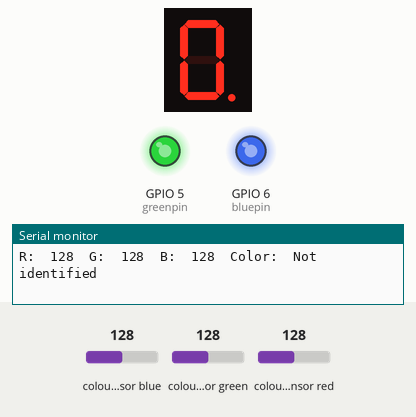
This sketch was run on a simulated ESP32-S3. On the bench: 1-digit seven-segment display, output pins drawn as LEDs (lit = HIGH), the last lines printed to the serial monitor. Wiring (inferred from the names in the program): 1-digit 7-segment display, segments lit when HIGH: segments GPIO 13, GPIO 12, GPIO 11, GPIO 10, GPIO 9, GPIO 8, GPIO 7, GPIO 3. The inputs (shaded band) are chosen by the test bench; at power-on: colour sensor blue 128, colour sensor green 128, colour sensor red 128. The segment pins are drawn as the display they are named for; pins used as bus, display or sensor lines are not drawn.

Above: at 1.2 s.
1.3 s: colour sensor blue set to 191
At 2.5 s:
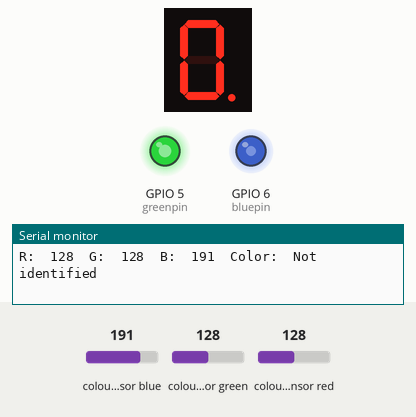
2.8 s: colour sensor green set to 191
At 4.0 s:
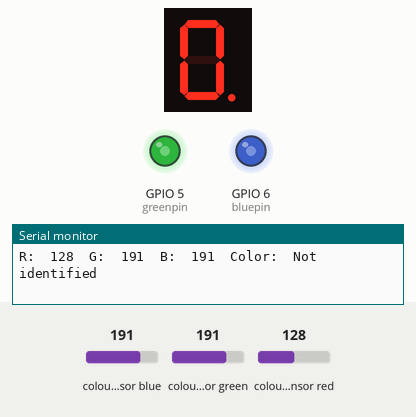
4.3 s: colour sensor blue set to 5
At 5.5 s:
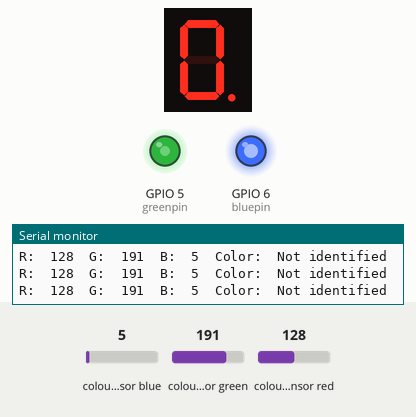
5.8 s: colour sensor green set to 250
At 7.0 s:
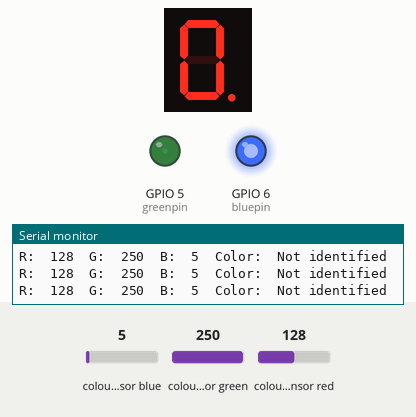
7.3 s: colour sensor red set to 102
8.8 s: colour sensor red set to 97
At 9.1 s:
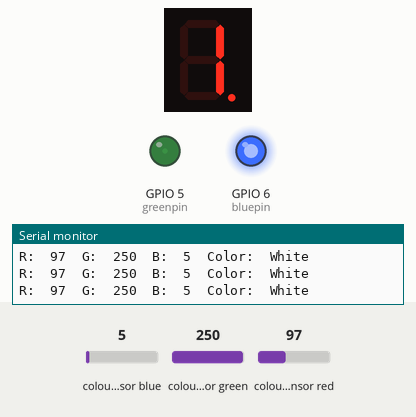
Timing chart, 0 to 11.3 s (numbered marks = the images above; inputs shaded):
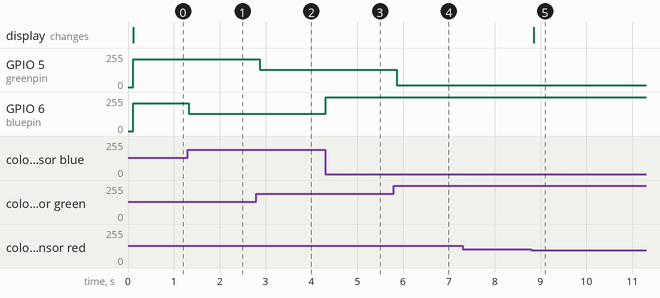

Measured:
- after the input at 1.3 s, GPIO 6 (bluepin): 208/255 → 130/255 at once
- after the input at 2.8 s, GPIO 5 (greenpin): 208/255 → 130/255 after 0.08 s
- after the input at 4.3 s, GPIO 6 (bluepin): 130/255 → 253/255 at once
- after the input at 5.8 s, GPIO 5 (greenpin): 130/255 → 12/255 after 0.06 s
- after the input at 8.8 s, the display: changes after 0.05 s (image 5)

The sketch:

color_detector.ino
```cpp
#include <Wire.h>
#include "Adafruit_TCS34725.h"

// Pick analog outputs, for the UNO these three work well
// use ~560  ohm resistor between Red & Blue, ~1K for green (its brighter)
#define redpin 3
#define greenpin 5
#define bluepin 6
// for a common anode LED, connect the common pin to +5V
// for common cathode, connect the common to ground

// set to false if using a common cathode LED
#define commonAnode true

// our RGB -> eye-recognized gamma color
byte gammatable[256];


Adafruit_TCS34725 tcs = Adafruit_TCS34725(TCS34725_INTEGRATIONTIME_50MS, TCS34725_GAIN_4X);

void setup() {
  pinMode(13, OUTPUT);
  pinMode(12, OUTPUT);
  pinMode(11, OUTPUT);
  pinMode(10, OUTPUT);
  pinMode(9, OUTPUT);
  pinMode(8, OUTPUT);
  pinMode(7, OUTPUT);
  Serial.begin(9600);
  //Serial.println("Color View Test!");

  if (tcs.begin()) {
    //Serial.println("Found sensor");
  } else {
    Serial.println("No TCS34725 found ... check your connections");
    while (1); // halt!
  }

  // use these three pins to drive an LED
#if defined(ARDUINO_ARCH_ESP32)
  ledcAttachPin(redpin, 1);
  ledcSetup(1, 12000, 8);
  ledcAttachPin(greenpin, 2);
  ledcSetup(2, 12000, 8);
  ledcAttachPin(bluepin, 3);
  ledcSetup(3, 12000, 8);
#else
  pinMode(redpin, OUTPUT);
  pinMode(greenpin, OUTPUT);
  pinMode(bluepin, OUTPUT);
#endif

  // thanks PhilB for this gamma table!
  // it helps convert RGB colors to what humans see
  for (int i=0; i<256; i++) {
    float x = i;
    x /= 255;
    x = pow(x, 2.5);
    x *= 255;

    if (commonAnode) {
      gammatable[i] = 255 - x;
    } else {
      gammatable[i] = x;
    }
    //Serial.println(gammatable[i]);
  }
}
int pinA = 13;
int pinB = 12;
int pinC = 11;
int pinD = 10;
int pinE = 9;
int pinF = 8;
int pinG = 7;

int t = 1000;

// The commented out code in loop is example of getRawData with clear value.
// Processing example colorview.pde can work with this kind of data too, but It requires manual conversion to
// [0-255] RGB value. You can still uncomments parts of colorview.pde and play with clear value.
void loop() {

  float red, green, blue;

  tcs.setInterrupt(false);  // turn on LED

  delay(60);  // takes 50ms to read

  tcs.getRGB(&red, &green, &blue);

  tcs.setInterrupt(true);  // turn off LED

  Serial.print("R:\t"); Serial.print(int(red));
  Serial.print("\tG:\t"); Serial.print(int(green));
  Serial.print("\tB:\t"); Serial.print(int(blue));

  if(red>100 && green<70 && blue<70){
    Serial.print("\tColor:\t"); Serial.print("Red");
    display(2);
  }else if(green>100 && red<70 && blue<70){
    Serial.print("\tColor:\t"); Serial.print("Green");
    display(3);
  }  else if(blue>100 && red<70 && green<100){
    Serial.print("\tColor:\t"); Serial.print("Blue");
    display(4);
  }  else if(blue<100 && red<100 && green<100){
    Serial.print("\tColor:\t"); Serial.print("Black");
    display(5);
  }  else if(blue<100 && red<100 && green>100){
    Serial.print("\tColor:\t"); Serial.print("White");
    display(1);
  }else {
    Serial.print("\tColor:\t"); Serial.print("Not identified");
    display(0);
  }

//  Serial.print("\t");
//  Serial.print((int)red, HEX); Serial.print((int)green, HEX); Serial.print((int)blue, HEX);
  Serial.print("\n");

//  uint16_t red, green, blue, clear;
//
//  tcs.setInterrupt(false);  // turn on LED
//
//  delay(60);  // takes 50ms to read
//
//  tcs.getRawData(&red, &green, &blue, &clear);
//
//  tcs.setInterrupt(true);  // turn off LED
//
//  Serial.print("C:\t"); Serial.print(int(clear));
//  Serial.print("R:\t"); Serial.print(int(red));
//  Serial.print("\tG:\t"); Serial.print(int(green));
//  Serial.print("\tB:\t"); Serial.print(int(blue));
//  Serial.println();


#if defined(ARDUINO_ARCH_ESP32)
  ledcWrite(1, gammatable[(int)red]);
  ledcWrite(2, gammatable[(int)green]);
  ledcWrite(3, gammatable[(int)blue]);
#else
  analogWrite(redpin, gammatable[(int)red]);
  analogWrite(greenpin, gammatable[(int)green]);
  analogWrite(bluepin, gammatable[(int)blue]);
#endif
}

void display(int number){
  digitalWrite(pinA,0);
  digitalWrite(pinB,0);
  digitalWrite(pinC,0);
  digitalWrite(pinD,0);
  digitalWrite(pinE,0);
  digitalWrite(pinF,0);
  digitalWrite(pinG,0);
  if(number == 1) {
    digitalWrite(pinB, 1);
    digitalWrite(pinC, 1);
  }else if(number == 2) {
    digitalWrite(pinG, 1);
    digitalWrite(pinE, 1);
    digitalWrite(pinD, 1);
    digitalWrite(pinB, 1);
    digitalWrite(pinA, 1);
  }else if (number == 3) {
    digitalWrite(pinG, 1);
    digitalWrite(pinD, 1);
    digitalWrite(pinC, 1);
    digitalWrite(pinA, 1);
    digitalWrite(pinB, 1);
  }else if (number == 4) {
    digitalWrite(pinB, 1);
    digitalWrite(pinC, 1);
    digitalWrite(pinG, 1);
    digitalWrite(pinF, 1);
  }else if (number == 5) {
    digitalWrite(pinA, 1);
    digitalWrite(pinC, 1);
    digitalWrite(pinD, 1);
    digitalWrite(pinG, 1);
    digitalWrite(pinF, 1);
  }else if (number == 0) {
    digitalWrite(pinA, 1);
    digitalWrite(pinB, 1);
    digitalWrite(pinC, 1);
    digitalWrite(pinD, 1);
    digitalWrite(pinE, 1);
    digitalWrite(pinF, 1);
  }
}
```
